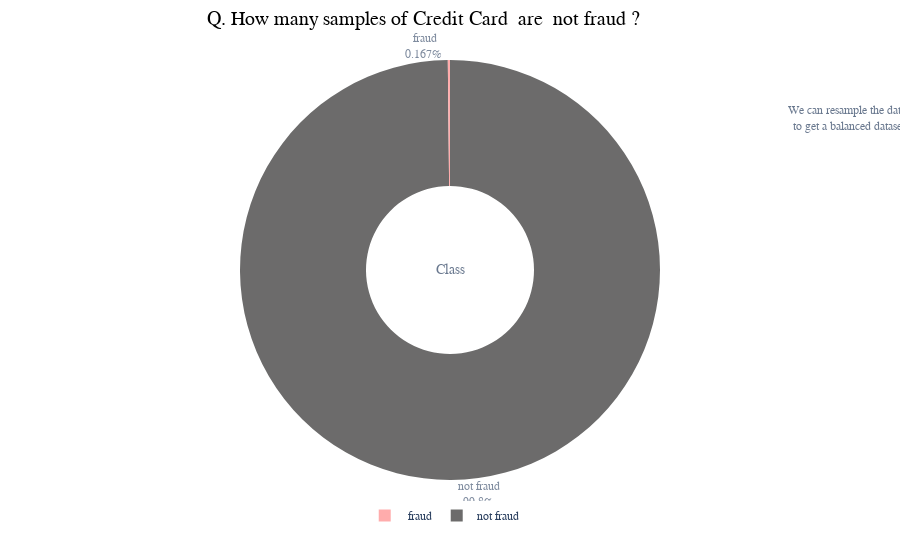

The cell this chart's notebook holds for it:
### Markdown cell above
### Observations:

- The `Amount` feature appears to be **right-skewed**, indicating the presence of many small transactions and few large ones.
- The `Time` feature does not follow a clear pattern but may reflect **periodic trends** depending on time of day or other operational factors.
- These insights are useful for later preprocessing steps, such as normalization or feature engineering.

### Code cell
import plotly.express as px
d = df['Class'].value_counts().reset_index(name='Count') ## show distrubution of target  varaible 

fig = px.pie(d,values='Count',names=['not fraud',' fraud'],hole=0.4,opacity=0.6,
            color_discrete_sequence=["#0B0A09","#FF7676"],
             labels={'label':'Class','Class':'No. Of Samples'})

fig.add_annotation(text='We can resample the data<br> to get a balanced dataset',
                   x=1.2,y=0.9,showarrow=False,font_size=12,opacity=0.7,font_family='monospace')
fig.add_annotation(text='Class',
                   x=0.5,y=0.5,showarrow=False,font_size=14,opacity=0.7,font_family='monospace')

fig.update_layout(
    font_family='monospace',
    title=dict(text='Q. How many samples of Credit Card  are  not fraud ?',x=0.47,y=0.98,
               font=dict(color='#000000',size=20)),
    legend=dict(x=0.37,y=-0.05,orientation='h',traceorder='reversed'),
    hoverlabel=dict(bgcolor='white'))

fig.update_traces(textposition='outside', textinfo='percent+label')

fig.show()

### Figure 1 — Plotly figure (JSON) as saved in the notebook; plotly's stock layout.template omitted (floating-point values rounded to 4 significant figures)
{"data": [{"domain": {"x": [0, 1], "y": [0, 1]}, "hole": 0.4, "hovertemplate": "label=%{label}<br>Count=%{value}<extra></extra>", "labels": ["not fraud", " fraud"], "legendgroup": "", "name": "", "opacity": 0.6, "showlegend": true, "textinfo": "percent+label", "textposition": "outside", "type": "pie", "values": [283253, 473]}], "layout": {"annotations": [{"font": {"family": "monospace", "size": 12}, "opacity": 0.7, "showarrow": false, "text": "We can resample the data<br> to get a balanced dataset", "x": 1.2, "y": 0.9}, {"font": {"family": "monospace", "size": 14}, "opacity": 0.7, "showarrow": false, "text": "Class", "x": 0.5, "y": 0.5}], "font": {"family": "monospace"}, "hoverlabel": {"bgcolor": "white"}, "legend": {"orientation": "h", "tracegroupgap": 0, "traceorder": "reversed", "x": 0.37, "y": -0.05}, "margin": {"t": 60}, "piecolorway": ["#0B0A09", "#FF7676"], "title": {"font": {"color": "#000000", "size": 20}, "text": "Q. How many samples of Credit Card  are  not fraud ?", "x": 0.47, "y": 0.98}}}
